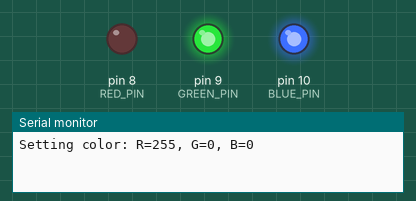
This sketch was run on a simulated Arduino Uno, built with avr-gcc and run on an emulated ATmega328P. Shown: output pins drawn as LEDs (lit = HIGH), the last lines printed to the serial monitor.

Above: at 0.5 s.
At 2.5 s:
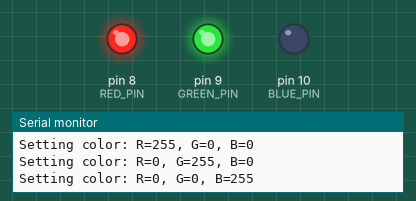
At 3.5 s:
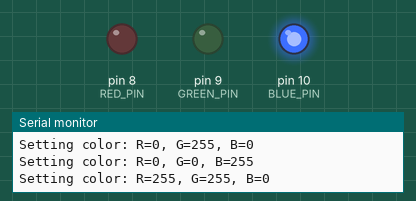
At 4.5 s:
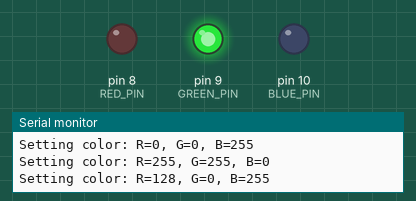
At 6.5 s:
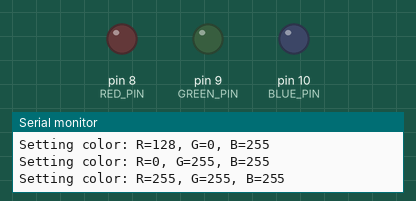
At 9.5 s:
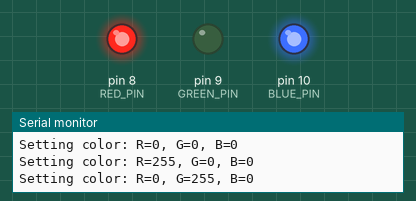
Timing chart, 0 to 10.4 s (numbered marks = the images above):
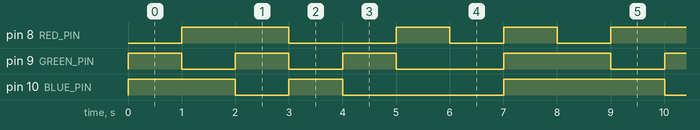

The sketch:

simple3led.ino
```cpp
// 각 LED에 연결된 아두이노 핀 번호를 정의합니다.
#define RED_PIN 8
#define GREEN_PIN 9
#define BLUE_PIN 10

void setup() {
  // R, G, B 핀을 모두 출력(OUTPUT) 모드로 설정합니다.
  pinMode(RED_PIN, OUTPUT);
  pinMode(GREEN_PIN, OUTPUT);
  pinMode(BLUE_PIN, OUTPUT);

  // 시리얼 통신을 시작합니다 (디버깅용).
  Serial.begin(9600);
}

// 원하는 색상을 출력하는 함수
// r, g, b 값은 각각 0~255 사이의 밝기를 의미합니다.
void setColor(int r, int g, int b) {
  // 공통 음극(Common Cathode) 방식은 값을 그대로 사용합니다.
  // 0(꺼짐) ~ 255(최대 밝기)
  analogWrite(RED_PIN, 255-r);
  analogWrite(GREEN_PIN, 255-g);
  analogWrite(BLUE_PIN, 255-b);

  // 현재 설정된 색상 값을 시리얼 모니터에 출력합니다.
  Serial.print("Setting color: R=");
  Serial.print(r);
  Serial.print(", G=");
  Serial.print(g);
  Serial.print(", B=");
  Serial.println(b);
}

void loop() {
    setColor(255, 0, 0);
    delay(1000); // 1초 대기

    // 초록색 (Green)
    setColor(0, 255, 0);
    delay(1000);

    // 파란색 (Blue)
    setColor(0, 0, 255);
    delay(1000);

    // 노란색 (Yellow) - 빨강과 초록을 섞음
    setColor(255, 255, 0);
    delay(1000);

    // 보라색 (Purple) - 빨강과 파랑을 섞음
    setColor(128, 0, 255);
    delay(1000);

    // 하늘색 (Cyan) - 초록과 파랑을 섞음
    setColor(0, 255, 255);
    delay(1000);

    // 흰색 (White) - 모든 색을 최대로 섞음
    setColor(255, 255, 255);
    delay(1000);

    // LED 끄기
    setColor(0, 0, 0);
    delay(1000);
}
```

Measured:
- by itself, pin 8 (RED_PIN): repeats every 8.0 s: LOW 2.0 s, 2 × (HIGH 1.0 s, LOW 1.0 s), HIGH 2.0 s
- by itself, pin 9 (GREEN_PIN): repeats every 8.0 s: 2 × (LOW 1.0 s, HIGH 1.0 s), LOW 2.0 s, HIGH 2.0 s
- by itself, pin 10 (BLUE_PIN): repeats every 8.0 s: LOW 1.0 s, HIGH 1.0 s, LOW 3.0 s, HIGH 3.0 s
